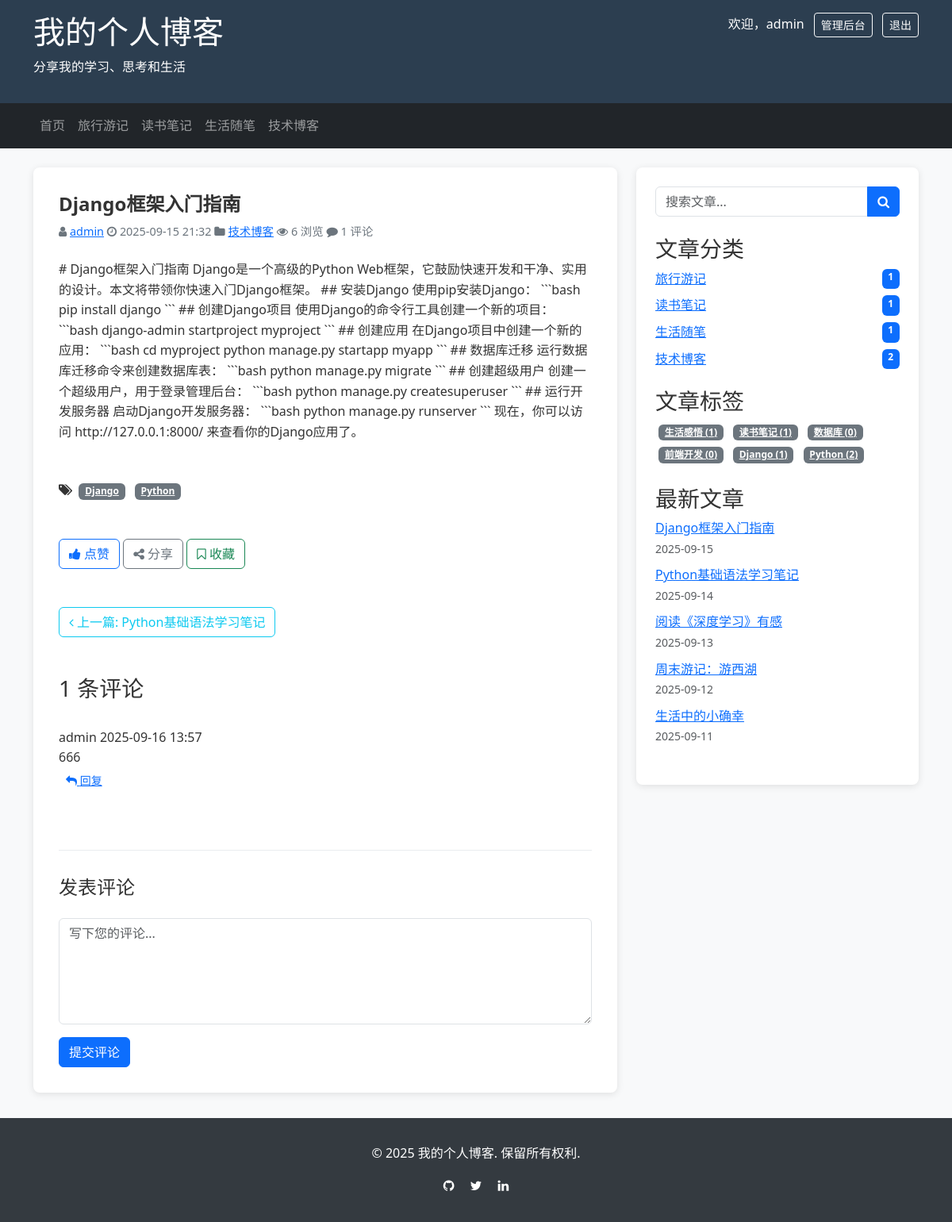
The app's page /post/1/ (signed in) with its own data.
### blog/models.py (models this page shows, shortened)
class Category(models.Model):
    name = models.CharField(max_length=100, verbose_name='分类名称')
    created_time = models.DateTimeField(auto_now_add=True, verbose_name='创建时间')
    modified_time = models.DateTimeField(auto_now=True, verbose_name='修改时间')
    is_active = models.BooleanField(default=True, verbose_name='是否激活')
    description = models.TextField(max_length=500, blank=True, verbose_name='分类描述')
    class Meta:
        verbose_name = '分类'
        verbose_name_plural = verbose_name
        ordering = ['-created_time']

class Post(models.Model):
    STATUS_CHOICES = (
        ('draft', '草稿'),
        ('published', '已发布'),
    )
    title = models.CharField(max_length=200, verbose_name='标题')
    slug = models.SlugField(max_length=200, unique_for_date='publish_time', verbose_name='短链接')
    author = models.ForeignKey(User, on_delete=models.CASCADE, related_name='blog_posts', verbose_name='作者')
    category = models.ForeignKey(Category, on_delete=models.CASCADE, related_name='posts', verbose_name='分类')
    tags = models.ManyToManyField(Tag, blank=True, related_name='posts', verbose_name='标签')
    excerpt = models.TextField(max_length=500, blank=True, verbose_name='摘要')
    content = models.TextField(verbose_name='内容')
    created_time = models.DateTimeField(auto_now_add=True, verbose_name='创建时间')
    modified_time = models.DateTimeField(auto_now=True, verbose_name='修改时间')
    publish_time = models.DateTimeField(blank=True, null=True, verbose_name='发布时间')
    status = models.CharField(max_length=10, choices=STATUS_CHOICES, default='draft', verbose_name='状态')
    views = models.PositiveIntegerField(default=0, editable=False, verbose_name='浏览量')
    featured_image = models.ImageField(upload_to='post_images/', blank=True, null=True, verbose_name='特色图片')
    class Meta:
        verbose_name = '文章'
        verbose_name_plural = verbose_name
        ordering = ['-publish_time', '-created_time']
    def save(self, *args, **kwargs):
        if self.status == 'published' and not self.publish_time:
            self.publish_time = timezone.now()
        super().save(*args, **kwargs)
    def get_absolute_url(self):
        return reverse('blog:post_detail', kwargs={'pk': self.id})
    def increase_views(self):
        self.views += 1
        self.save(update_fields=['views'])

class Tag(models.Model):
    name = models.CharField(max_length=50, verbose_name='标签名称')
    created_time = models.DateTimeField(auto_now_add=True, verbose_name='创建时间')
    modified_time = models.DateTimeField(auto_now=True, verbose_name='修改时间')
    is_active = models.BooleanField(default=True, verbose_name='是否激活')
    class Meta:
        verbose_name = '标签'
        verbose_name_plural = verbose_name
        ordering = ['-created_time']

class Comment(models.Model):
    post = models.ForeignKey(Post, on_delete=models.CASCADE, related_name='comments', verbose_name='文章')
    author = models.ForeignKey(User, on_delete=models.CASCADE, related_name='comments', verbose_name='评论者')
    content = models.TextField(verbose_name='评论内容')
    created_time = models.DateTimeField(auto_now_add=True, verbose_name='创建时间')
    modified_time = models.DateTimeField(auto_now=True, verbose_name='修改时间')
    parent = models.ForeignKey('self', on_delete=models.CASCADE, null=True, blank=True, related_name='replies', verbose_name='父评论')
    is_active = models.BooleanField(default=True, verbose_name='是否激活')
    class Meta:
        verbose_name = '评论'
        verbose_name_plural = verbose_name
        ordering = ['created_time']

### blog/views.py (the view)
# urls.py: path('post/<int:pk>/', views.PostDetailView.as_view(), name='post_detail'),
class PostDetailView(DetailView):
    model = Post
    template_name = 'blog/post_detail.html'
    context_object_name = 'post'
    def get_queryset(self):
        return Post.objects.filter(status='published')
    def get(self, request, *args, **kwargs):
        response = super().get(request, *args, **kwargs)
        self.object.increase_views()
        return response
    def get_context_data(self, **kwargs):
        context = super().get_context_data(**kwargs)
        context['categories'] = Category.objects.filter(is_active=True)
        context['tags'] = Tag.objects.filter(is_active=True)
        context['recent_posts'] = Post.objects.filter(status='published').order_by('-publish_time')[:5]
        context['comments'] = self.object.comments.filter(is_active=True, parent=None).order_by('-created_time')
        prev_posts = Post.objects.filter(status='published', publish_time__lt=self.object.publish_time).order_by('-publish_time')
        context['prev_post'] = prev_posts.first()
        next_posts = Post.objects.filter(status='published', publish_time__gt=self.object.publish_time).order_by('publish_time')
        context['next_post'] = next_posts.first()
        return context

### blog/templates/blog/post_detail.html (shortened to what this page needs)
{% extends "blog/base.html" %}
{% block content %}
    <div class="main-content">
        <article class="post-detail">
            <h1 class="post-title">{{ post.title }}</h1>
            <div class="post-meta mb-4">
                <span class="author"><i class="fa fa-user"></i> <a href="{% url 'blog:author_posts' post.author.id %}">{{ post.author.username }}</a></span>
                <span class="time"><i class="fa fa-clock-o"></i> {{ post.publish_time|date:"Y-m-d H:i" }}</span>
                <span class="category"><i class="fa fa-folder"></i> <a href="{% url 'blog:category_posts' post.category.id %}">{{ post.category.name }}</a></span>
                <span class="views"><i class="fa fa-eye"></i> {{ post.views }} 浏览</span>
                <span class="comments"><i class="fa fa-comment"></i> {{ post.comments.count }} 评论</span>
            </div>
            <div class="post-content mb-5">
                {{ post.content|safe }}
            </div>
            {% if post.tags.all %}
                <div class="post-tags mb-5">
                    <i class="fa fa-tags"></i>
                    {% for tag in post.tags.all %}
                        <a href="{% url 'blog:tag_posts' tag.id %}" class="badge bg-secondary mx-1">{{ tag.name }}</a>
                    {% endfor %}
                </div>
            {% endif %}
            <div class="post-actions mb-5">
                <button type="button" class="btn btn-outline-primary mr-2">
                    <i class="fa fa-thumbs-up"></i> 点赞
                </button>
                <button type="button" class="btn btn-outline-secondary mr-2">
                    <i class="fa fa-share-alt"></i> 分享
                </button>
                <a href="" class="btn btn-outline-success">
                    <i class="fa fa-bookmark-o"></i> 收藏
                </a>
            </div>
            <div class="post-navigation mb-5">
                {% if prev_post %}
                    <div class="prev-post">
                        <a href="{{ prev_post.get_absolute_url }}" class="btn btn-outline-info">
                            <i class="fa fa-angle-left"></i> 上一篇: {{ prev_post.title }}
                        </a>
                    </div>
                {% endif %}
            </div>
            <div class="comments-section">
                <h3 class="comments-title mb-4">{{ post.comments.count }} 条评论</h3>
                <div class="comment-list">
                    {% for comment in comments %}
                        <div class="comment-item">
                            <div class="comment-header">
                                <span class="comment-author">{{ comment.author.username }}</span>
                                <span class="comment-time">{{ comment.created_time|date:"Y-m-d H:i" }}</span>
                            </div>
                            <div class="comment-content">
                                {{ comment.content }}
                            </div>
                            <div class="comment-actions">
                                <button type="button" class="btn btn-sm btn-link reply-btn" data-comment-id="{{ comment.id }}">
                                    <i class="fa fa-reply"></i> 回复
                                </button>
                            </div>
                        </div>
                    {% empty %}
                        <div class="alert alert-info">暂无评论，快来发表第一条评论吧！</div>
                    {% endfor %}
                </div>
                <div class="comment-form mt-5">
                    <h4 class="comment-form-title mb-4">发表评论</h4>
                    {% if user.is_authenticated %}
                        <form action="{% url 'blog:add_comment' post.id %}" method="post">
                            <div class="form-group">
                                <textarea name="content" rows="5" class="form-control" placeholder="写下您的评论..." required></textarea>
                            </div>
                            <button type="submit" class="btn btn-primary mt-3">提交评论</button>
                        </form>
                    {% else %}
                        <div class="alert alert-info">
                            请先<a href="{% url 'login' %}">登录</a>后再发表评论。
                        </div>
                    {% endif %}
                </div>
            </div>
        </article>
    </div>
{% endblock %}

### blog/templates/blog/base.html (shortened to what this page needs)
<!DOCTYPE html>
<html lang="zh-CN">
<head>
    <link href="https://cdn.jsdelivr.net/npm/bootstrap@5.3.0/dist/css/bootstrap.min.css" rel="stylesheet">
    <link href="https://cdn.jsdelivr.net/npm/font-awesome@4.7.0/css/font-awesome.min.css" rel="stylesheet">
</head>
<body>
    <header class="site-header">
        <div class="container">
            <div class="row">
                <div class="col-md-8">
                    <h1 class="site-title"><a href="{% url 'blog:post_list' %}">我的个人博客</a></h1>
                    <p class="site-description">分享我的学习、思考和生活</p>
                </div>
                <div class="col-md-4">
                    <div class="user-info text-end">
                        {% if user.is_authenticated %}
                            <span>欢迎，{{ user.username }}</span>
                            <a href="{% url 'admin:index' %}" class="btn btn-sm btn-outline-light ms-2">管理后台</a>
                            <a href="{% url 'logout' %}" class="btn btn-sm btn-outline-light ms-2">退出</a>
                        {% else %}
                            <a href="{% url 'login' %}" class="btn btn-sm btn-outline-light">登录</a>
                            <a href="{% url 'admin:auth_user_add' %}" class="btn btn-sm btn-outline-light ms-2">注册</a>
                        {% endif %}
                    </div>
                </div>
            </div>
        </div>
    </header>
    <nav class="navbar navbar-expand-lg navbar-dark bg-dark">
        <div class="container">
            <div class="collapse navbar-collapse" id="navbarNav">
                <ul class="navbar-nav">
                    <li class="nav-item">
                        <a class="nav-link {% if request.resolver_match.url_name == 'post_list' %}active{% endif %}" href="{% url 'blog:post_list' %}">首页</a>
                    </li>
                    {% for category in categories %}
                        <li class="nav-item">
                            <a class="nav-link {% if current_category and current_category.id == category.id %}active{% endif %}" href="{% url 'blog:category_posts' category.id %}">{{ category.name }}</a>
                        </li>
                    {% endfor %}
                </ul>
            </div>
        </div>
    </nav>
    <main class="container mt-4">
        <div class="row">
            <div class="col-md-8">
                {% block content %}{% endblock %}
            </div>
            <div class="col-md-4">
                <div class="sidebar">
                    <div class="search-box mb-4">
                        <form action="{% url 'blog:search' %}" method="get">
                            <div class="input-group">
                                <input type="text" name="q" class="form-control" placeholder="搜索文章..." required>
                                <button type="submit" class="btn btn-primary"><i class="fa fa-search"></i></button>
                            </div>
                        </form>
                    </div>
                    <div class="category-list">
                        <h3 class="sidebar-title">文章分类</h3>
                        <ul class="list-unstyled">
                            {% for category in categories %}
                                <li class="category-item">
                                    <a href="{% url 'blog:category_posts' category.id %}" class="d-flex justify-content-between">
                                        <span>{{ category.name }}</span>
                                        <span class="badge bg-primary">{{ category.posts.count }}</span>
                                    </a>
                                </li>
                            {% empty %}
                                <li>暂无分类</li>
                            {% endfor %}
                        </ul>
                    </div>
                    <div class="tag-list">
                        <h3 class="sidebar-title">文章标签</h3>
                        <div class="tag-cloud">
                            {% for tag in tags %}
                                <a href="{% url 'blog:tag_posts' tag.id %}" class="badge bg-secondary m-1">{{ tag.name }} ({{ tag.posts.count }})</a>
                            {% empty %}
                                <span>暂无标签</span>
                            {% endfor %}
                        </div>
                    </div>
                    <div class="recent-posts">
                        <h3 class="sidebar-title">最新文章</h3>
                        <ul class="list-unstyled">
                            {% for post in recent_posts %}
                                <li class="recent-post-item mb-2">
                                    <a href="{{ post.get_absolute_url }}" class="d-block text-truncate">{{ post.title }}</a>
                                    <small class="text-muted">{{ post.publish_time|date:"Y-m-d" }}</small>
                                </li>
                            {% empty %}
                                <li>暂无文章</li>
                            {% endfor %}
                        </ul>
                    </div>
                </div>
            </div>
        </div>
    </main>
    <footer class="site-footer">
        <div class="container">
            <div class="row">
                <div class="col-md-12 text-center">
                    <p>&copy; {% now 'Y' %} 我的个人博客. 保留所有权利.</p>
                    <div class="social-links mt-2">
                        <a href="#" class="text-white mx-2"><i class="fa fa-github"></i></a>
                        <a href="#" class="text-white mx-2"><i class="fa fa-twitter"></i></a>
                        <a href="#" class="text-white mx-2"><i class="fa fa-linkedin"></i></a>
                    </div>
                </div>
            </div>
        </div>
    </footer>
</body>
</html>

### blog/templates/blog/base.html (style rules this page uses)
body { font-family: 'Segoe UI', Tahoma, Geneva, Verdana, sans-serif; line-height: 1.6; color: #333; background-color: #f8f9fa; }
.site-header { background-color: #2c3e50; color: white; padding: 1rem 0; }
.site-header a { color: white; text-decoration: none; }
.site-footer { background-color: #343a40; color: white; padding: 2rem 0; margin-top: 2rem; }
.main-content { background-color: white; padding: 2rem; border-radius: 0.5rem; box-shadow: 0 2px 10px rgba(0, 0, 0, 0.1); }
.sidebar { background-color: white; padding: 1.5rem; border-radius: 0.5rem; box-shadow: 0 2px 10px rgba(0, 0, 0, 0.1); }
.post-title { font-size: 1.5rem; font-weight: 600; margin-bottom: 0.5rem; }
.post-meta { font-size: 0.9rem; color: #6c757d; margin-bottom: 1rem; }
.category-list, .tag-list, .recent-posts { margin-bottom: 1.5rem; }
.category-item, .tag-item { margin-bottom: 0.5rem; }
.comment-form { margin-top: 2rem; padding-top: 2rem; border-top: 1px solid #e9ecef; }
.comment-list { margin-top: 2rem; }
.comment-item { margin-bottom: 1.5rem; padding-bottom: 1.5rem; border-bottom: 1px solid #e9ecef; }
.comment-item:last-child { border-bottom: none; }

### records on screen
Category: name "旅行游记", posts.count "1"
Category: name "读书笔记", posts.count "1"
Category: name "生活随笔", posts.count "1"
Category: name "技术博客", posts.count "2"
Post: title "Django框架入门指南", author.username "admin", publish_time "2025-09-15 21:32", category.name "技术博客", views "6", comments.count "1", content "# Django框架入门指南 Django是一个高级的Python Web框架，它鼓励快速开发和干净、实用的设计。本文将带领你快速入门Django框架。 ## 安装Django 使用pip安装Django： ```bash pip install django ``` ## 创建Django项目 使用Django的命令行工具创建一个新的项目： ```bash django-admin startproject myproject ``` ## 创建应用 在Django项目中创建一个新的应用： ```bash cd myproject python manage.py startapp myapp ``` ## 数据库迁移 运行数据库迁移命令来创建数据库表： ```bash python manage.py migrate ``` ## 创建超级用户 创建一个超级用户，用于登录管理后台： ```bash python manage.py createsuperuser ``` ## 运行开发服务器 启动Django开发服务器： ```bash python manage.py runserver ``` 现在，你可以访问 http://127.0.0.1:8000/ 来查看你的Django应用了。", publish_time "2025-09-15"
Tag: name "Django", posts.count "1"
Tag: name "Python", posts.count "2"
Post: title "Python基础语法学习笔记", publish_time "2025-09-14"
Comment: author.username "admin", created_time "2025-09-16 13:57", content "666"
Tag: name "生活感悟", posts.count "1"
Tag: name "读书笔记", posts.count "1"
Tag: name "数据库", posts.count "0"
Tag: name "前端开发", posts.count "0"
Post: title "阅读《深度学习》有感", publish_time "2025-09-13"
Post: title "周末游记：游西湖", publish_time "2025-09-12"
Post: title "生活中的小确幸", publish_time "2025-09-11"

### other values on screen
{{ user.username }} "admin"
